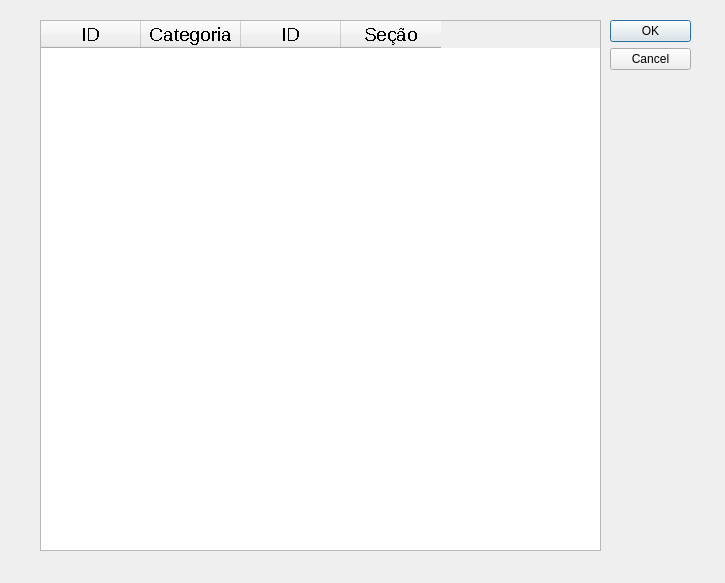
<?xml version="1.0" encoding="UTF-8"?>
<ui version="4.0">
 <class>ListCategoria</class>
 <widget class="QDialog" name="ListCategoria">
  <property name="geometry">
   <rect>
    <x>0</x>
    <y>0</y>
    <width>725</width>
    <height>583</height>
   </rect>
  </property>
  <property name="windowTitle">
   <string>Dialog</string>
  </property>
  <widget class="QDialogButtonBox" name="buttonBox">
   <property name="geometry">
    <rect>
     <x>610</x>
     <y>20</y>
     <width>81</width>
     <height>241</height>
    </rect>
   </property>
   <property name="orientation">
    <enum>Qt::Vertical</enum>
   </property>
   <property name="standardButtons">
    <set>QDialogButtonBox::Cancel|QDialogButtonBox::Ok</set>
   </property>
  </widget>
  <widget class="QTableWidget" name="tableWidget">
   <property name="geometry">
    <rect>
     <x>40</x>
     <y>20</y>
     <width>561</width>
     <height>531</height>
    </rect>
   </property>
   <property name="editTriggers">
    <set>QAbstractItemView::NoEditTriggers</set>
   </property>
   <property name="selectionBehavior">
    <enum>QAbstractItemView::SelectRows</enum>
   </property>
   <column>
    <property name="text">
     <string>ID</string>
    </property>
    <property name="font">
     <font>
      <pointsize>14</pointsize>
      <stylestrategy>NoAntialias</stylestrategy>
     </font>
    </property>
    <property name="textAlignment">
     <set>AlignCenter</set>
    </property>
   </column>
   <column>
    <property name="text">
     <string>Categoria</string>
    </property>
    <property name="font">
     <font>
      <pointsize>14</pointsize>
      <stylestrategy>NoAntialias</stylestrategy>
     </font>
    </property>
    <property name="textAlignment">
     <set>AlignCenter</set>
    </property>
   </column>
   <column>
    <property name="text">
     <string>ID</string>
    </property>
    <property name="font">
     <font>
      <pointsize>14</pointsize>
      <stylestrategy>NoAntialias</stylestrategy>
     </font>
    </property>
    <property name="textAlignment">
     <set>AlignCenter</set>
    </property>
   </column>
   <column>
    <property name="text">
     <string>Seção</string>
    </property>
    <property name="font">
     <font>
      <pointsize>14</pointsize>
      <stylestrategy>NoAntialias</stylestrategy>
     </font>
    </property>
    <property name="textAlignment">
     <set>AlignCenter</set>
    </property>
   </column>
  </widget>
 </widget>
 <resources/>
 <connections>
  <connection>
   <sender>buttonBox</sender>
   <signal>accepted()</signal>
   <receiver>ListCategoria</receiver>
   <slot>accept()</slot>
   <hints>
    <hint type="sourcelabel">
     <x>248</x>
     <y>254</y>
    </hint>
    <hint type="destinationlabel">
     <x>157</x>
     <y>274</y>
    </hint>
   </hints>
  </connection>
  <connection>
   <sender>buttonBox</sender>
   <signal>rejected()</signal>
   <receiver>ListCategoria</receiver>
   <slot>reject()</slot>
   <hints>
    <hint type="sourcelabel">
     <x>316</x>
     <y>260</y>
    </hint>
    <hint type="destinationlabel">
     <x>286</x>
     <y>274</y>
    </hint>
   </hints>
  </connection>
 </connections>
</ui>
